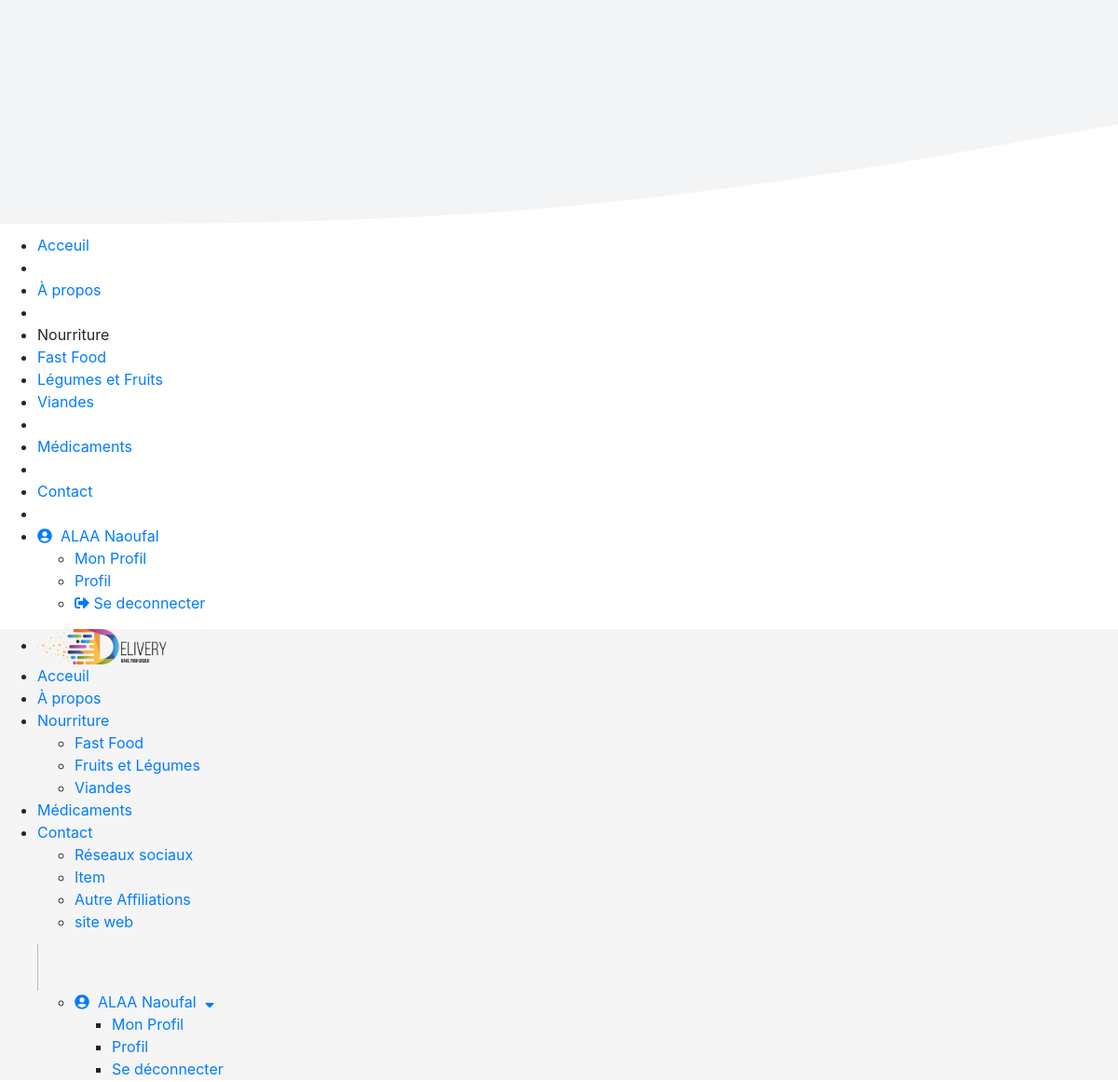
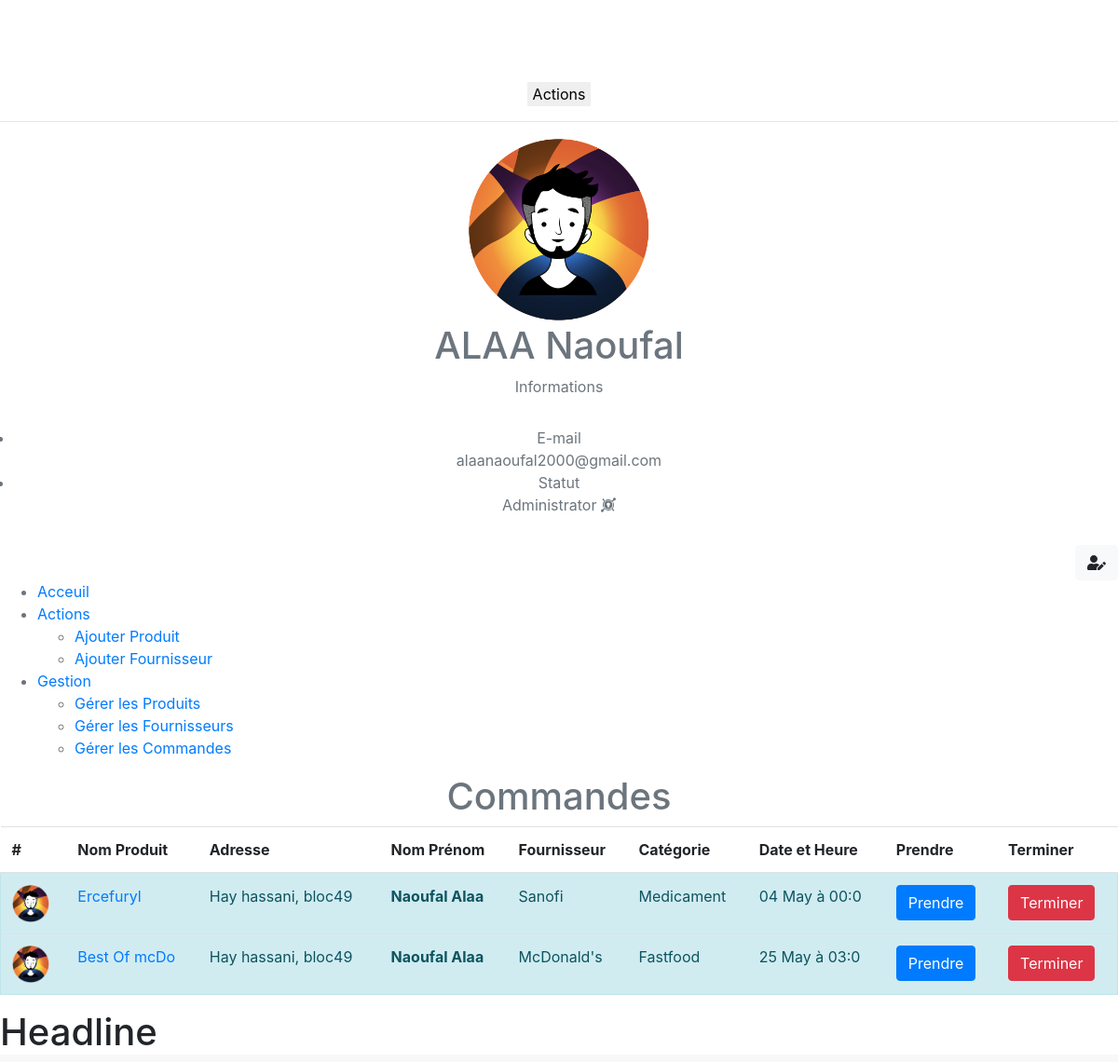
Screenshot of /admin/profile.php?id=2 (signed in) with the database file from the repository (2 pictures, top to bottom).
### tables this page shows
CREATE TABLE `commandes` (
  `id_pannier` int(11) NOT NULL,
  `id_user` int(11) NOT NULL,
  `montant` double NOT NULL,
  `prendre` int(11) DEFAULT 0,
  `terminer` int(11) DEFAULT 0,
  `date_time_commande` datetime NOT NULL,
  `fini` int(11) DEFAULT 0
);

CREATE TABLE `user` (
  `id` int(11) NOT NULL,
  `email` varchar(100) NOT NULL,
  `phone` text NOT NULL,
  `nom` text NOT NULL,
  `prenom` text NOT NULL,
  `age` float NOT NULL,
  `date_naiss` datetime NOT NULL,
  `adresse` text NOT NULL,
  `commandes` int(11) NOT NULL DEFAULT 0,
  `pannier` int(11) NOT NULL DEFAULT 0,
  `cat` varchar(4) NOT NULL DEFAULT 'user',
  `date_creation` datetime NOT NULL,
  `password` text NOT NULL,
  `sexe` text NOT NULL,
  `avatar` text NOT NULL
);

CREATE TABLE `produits` (
  `id_prod` int(11) NOT NULL,
  `nom_produit` text NOT NULL,
  `descript` text NOT NULL,
  `prix` float NOT NULL,
  `nom_f` varchar(30) NOT NULL,
  `nbr_commande` int(11) NOT NULL DEFAULT 0,
  `date_ajout` datetime NOT NULL,
  `cat` text NOT NULL,
  `ration` int(11) NOT NULL DEFAULT 1
);

### admin/profile.php (the view, shortened to what this page needs)
<?php
if(empty($_SESSION['id']) OR empty($_SESSION['cat'])){
    header('location: index.php');
}
else{
    $bdd = new PDO('mysql:host=127.0.0.1;dbname=delivery', 'root', '');
    $getid=$_GET['id'];
    $requser = $bdd->prepare("SELECT * FROM administrateur WHERE id = ?");
      $requser->execute(array($getid));
      $userexist = $requser->rowCount();
    if($userexist==1){
    $admininfo=$bdd->prepare('SELECT * FROM administrateur WHERE id=?');
    $admininfo->execute(array($getid));
    $admin=$admininfo->fetch();
    $name=$admin['nom'].' '.$admin['prenom'];
    $email=$admin['email'];
    $profil='../assets/img/young.png';
?>
<!DOCTYPE html>
<html lang="en">
<head>
    <link rel="stylesheet" href="https://cdnjs.cloudflare.com/ajax/libs/uikit/3.3.7/css/uikit.min.css">
    <link rel="stylesheet" href="https://cdnjs.cloudflare.com/ajax/libs/font-awesome/5.13.0/css/all.min.css">
    <link href="https://stackpath.bootstrapcdn.com/bootstrap/4.4.1/css/bootstrap.min.css" rel="stylesheet">
    <link rel="stylesheet" href="../assets/css/style.css">
</head>
<body>
    <nav class="uk-navbar uk-navbar-container uk-hidden@m" style="z-index: 9999;">
           <a href="#offcanvas-slide" class="uk-button uk-button-default" uk-toggle style="position:abdolute;margin-bottom:-50px;border: 0;">
               <span uk-navbar-toggle-icon></span> <span class="uk-margin-small-left"><img src="../assets/img/delivery.png" width="100px" alt=""></span>
           </a>
           <div id="offcanvas-slide" uk-offcanvas>
           <div class="uk-offcanvas-bar">
               <ul class="uk-nav uk-nav-default">
                   <li><a href="#"><img src="../assets/img/logo.png" width="200px"></a></li>
                   <br>
                   <li class="uk-nav-header"><a href="../index.php">Acceuil</a></li>
                   <li class="uk-nav-divider"></li>
                   <li class="uk-nav-header"><a href="../index.php#propos">À propos</a></li>
                   <li class="uk-nav-divider"></li>
                   <li class="uk-nav-header">Nourriture</li>
                   <li><a href="../produit.php">Fast Food</a></li>
                   <li><a href="../produit.php">Légumes et Fruits</a></li>
                   <li><a href="../produit.php">Viandes</a></li>
                   <li class="uk-nav-divider"></li>
                   <li class="uk-nav-header"><a href="../medicament.php">Médicaments</a></li>
                   <li class="uk-nav-divider"></li>
                   <li class="uk-nav-header"><a href="../contact.php">Contact</a></li>
                   <li class="uk-nav-divider"></li>
               <li>
               <a href="#"><i class="fas fa-user-circle"></i>&nbsp; <?=$name ?></a>
                <div class="uk-navbar-dropdown">
                    <ul class="uk-nav uk-navbar-dropdown-nav">
                        <li class="uk-active"><a href="#">Mon Profil</a></li>
                        <li><a href="profile.php?id=<?=$_SESSION['id']?>"><span uk-icon="icon: cog; ratio: 2"></span></i> Profil</a></li>
                        <li><a href="../deconnexion.php?id=<?=$_SESSION['id']?>"><i class="fas fa-sign-out-alt"></i> Se deconnecter</a></li>
                        </ul>
                </div>
                </li>
        </ul>
           </div>
       </div>
   </nav>
    <div uk-sticky="sel-target: .uk-navbar-container; cls-active: uk-navbar-sticky; bottom: #transparent-sticky-navbar">
        <nav class="uk-navbar-container uk-navbar-default uk-visible@m" uk-navbar="mode: click" style="background-color: rgba(241,241,241,0.7)">
        <div class="uk-navbar-center">
                    <ul class="uk-navbar-nav">
                    <li><a href="#"><img src="../assets/img/delivery.png" width="150px"></a></li>
                    <li><a href="../index.php">Acceuil</a></li>
                        <li><a href="../index.php#propos">À propos</a></li>
                        <li>
                            <a href="#">Nourriture</a>
                            <div class="uk-navbar-dropdown">
                                <ul class="uk-nav uk-navbar-dropdown-nav">
                                    <li><a href="../produit.php">Fast Food</a></li>
                                    <li><a href="../produit.php">Fruits et Légumes</a></li>
                                    <li><a href="../produit.php">Viandes</a></li>
                                </ul>
                            </div>
                        </li>
                        <li><a href="../medicament.php">Médicaments</a></li>
                        <li>
                <a href="">Contact</a>
                <div class="uk-navbar-dropdown uk-navbar-dropdown-width-2">
                        <div class="uk-navbar-dropdown-grid uk-child-width-1-2" uk-grid>
                            <div>
                                <ul class="uk-nav uk-navbar-dropdown-nav">
                                    <li class="uk-active"><a href="#">Réseaux sociaux</a></li>
                                    <li><a href="#">Item</a></li>
                                </ul>
                            </div>
                            <div>
                                <ul class="uk-nav uk-navbar-dropdown-nav">
                                    <li class="uk-active"><a href="#">Autre Affiliations</a></li>
                                    <li><a href="#">site web</a></li>
                                </ul>
                            </div>
                        </div>
                    </div>
            </li>
        <div style="border-left:1px grey solid;height:50px;margin-top:12px;opacity:0.5"></div>
                <div class="uk-navbar-right">
                <ul class="uk-navbar-nav">
                    <li  class="uk-active">
                    <a href="#"><i class="fas fa-user-circle"></i>&nbsp; <?=$name ?> &nbsp;<i class="fas fa-sort-down"></i></a>
                <div class="uk-navbar-dropdown uk-width-large">
                    <ul class="uk-nav uk-navbar-dropdown-nav">
                        <li class="uk-active"><a href="#">Mon Profil</a></li>
                        <li><a href="profile.php?id=<?=$_SESSION['id']?>">Profil</a></li>
                        <li><a href="deconnexion.php">Se déconnecter</a></li>
                    </ul>
                </div>
                    </li>
                </ul>
            </div>
                        </ul>
                    </div>
                </nav>
        </div>
<br>
<svg xmlns="http://www.w3.org/2000/svg" viewBox="0 0 1440 320" style="position:absolute;top:0px"><path fill="#f3f4f5" fill-opacity="1" d="M0,288L120,288C240,288,480,288,720,266.7C960,245,1200,203,1320,181.3L1440,160L1440,0L1320,0C1200,0,960,0,720,0C480,0,240,0,120,0L0,0Z"></path></svg>
<div class="uk-grid-divider uk-child-width-expand@s text-muted" style="margin-top:50px" uk-grid="parallax: 50">
    <div align="center" class="uk-width-auto@m">
        <button align="left" class="uk-button uk-button-default uk-margin-small-right" style="border:0;" type="button" uk-toggle="target: #offcanvas-nav-primary"><span uk-icon="menu"></span> Actions</button>
        <hr class="uk-divider-small">
        <div class="uk-width-auto">
                <img class="uk-border-circle" width="200" height="200" src="<?=$profil?>">
        </div>
        <h1 class="uk-text-lead"><?=$name?></h1>
        <p>Informations</p>
        <ul class="uk-list uk-list-divider" style="padding:15px">
            <li>
                <div class="uk-grid-small" uk-grid>
                    <div class="uk-width-expand" uk-leader>E-mail</div>
                    <div><?=$email?></div>
                </div>
            </li>
            <li>
                <div class="uk-grid-small" uk-grid>
                    <div class="uk-width-expand" uk-leader>Statut</div>
                    <div>Administrator <i class="fab fa-keycdn"></i></div>
                </div>
            </li>
        </ul>
        <?php
            if($getid==$_SESSION['id']){
        ?>
            <div align="right">
                <a href="modify.php?id=<?=$_SESSION['id'] ?>" class="btn btn-light"><i class="fas fa-user-edit"></i></a>
            </div>
            <div id="offcanvas-nav-primary" class="uk-dark" uk-offcanvas="overlay: true" align="left">
                <div align="left" class="uk-offcanvas-bar uk-flex uk-flex-column">
                    <ul class="uk-nav uk-nav-primary uk-margin-auto-vertical" align="left">
                        <li class="uk-active"><a href="profile.php?id=<?=$_SESSION['id'] ?>"><span uk-icon="chevron-right"></span> Acceuil</a></li>
                        <li class="uk-parent">
                            <a href="#">Actions</a>
                            <ul class="uk-nav-sub">
                                <li><a href="ajouterprod.php"><span uk-icon="plus"></span> Ajouter Produit</a></li>
                                <li><a href="ajouterfour.php"><span uk-icon="plus"></span> Ajouter Fournisseur</a></li>
                            </ul>
                        </li>
                        <li class="uk-parent">
                            <a href="#">Gestion</a>
                            <ul class="uk-nav-sub">
                                <li><a href="produits.php"><span uk-icon="pencil"></span> Gérer les Produits</a></li>
                                <li><a href="fournisseur.php"><span uk-icon="pencil"></span> Gérer les Fournisseurs</a></li>
                                <li><a href="commandes.php"><span uk-icon="pencil"></span> Gérer les Commandes</a></li>
                            </ul>
                        </li>
                    </ul>
                </div>
            </div>
        <?php }?>
    </div>
    <div align="center" class="uk-width-expand@m">
        <h1 class="uk-text-lead">Commandes <span class="uk-label uk-label-success"></span></h1>
        <div class="table-responsive">
                <table class="table table-hover">
                    <thead>
                        <tr>
                        <th scope="col">#</th>
                        <th scope="col">Nom Produit</th>
                        <th scope="col">Adresse</th>
                        <th scope="col">Nom Prénom</th>
                        <th scope="col">Fournisseur</th>
                        <th scope="col">Catégorie</th>
                        <th scope="col">Date et Heure</th>
                        <th scope="col">Prendre</th>
                        <th scope="col">Terminer</th>
                        </tr>
                    </thead>
                    <tbody>
                    <?php
                        $commandes=$bdd->query('SELECT * FROM commandes WHERE terminer=0');
                        while($co=$commandes->fetch()){
                            $time=strtotime($co['date_time_commande']);
                            $userid=$co['id_user'];
                            $userinfo=$bdd->prepare('SELECT * FROM user WHERE id=?');
                            $userinfo->execute(array($userid));
                            $user=$userinfo->fetch();
                            $username=$user['prenom'].' '.$user['nom'];
                            $useraddress=$user['adresse'];
                            $avatar=$user['avatar'];
                            $pannierid=$co['id_pannier'];
                            $pannierfetch=$bdd->prepare('SELECT * FROM pannier WHERE id_user=? AND id_pannier=?');
                            $pannierfetch->execute(array($userid,$pannierid));
                            $p=$pannierfetch->fetch();
                            $prodid=$p['id_prod'];
                            $produit=$bdd->prepare('SELECT * FROM produits WHERE id_prod=?');
                            $produit->execute(array($prodid));
                            $prod=$produit->fetch();
                            $productname=$prod['nom_produit'];
                            $categorie=$prod['cat'];
                            $nomf=$prod['nom_f'];
                            if($co['prendre']==0){
                                echo '<tr class="alert alert-info">';
                            }
                            else{
                    ?>
                        <tr><?php }?>
                        <th scope="row"><img class="uk-preserve-width uk-border-circle" src="../assets/img/<?=$avatar ?>" width="40" alt=""></th>
                        <td><a href="../produit.php"><?=$productname ?></a></td>
                        <td><?=$useraddress ?></td>
                        <td><strong><?=$username ?></strong></td>
                        <td><?=$nomf ?></td>
                        <td><?=$categorie ?></td>
                    <td><?=date("d M à H:I", $time) ?></td>
                        <td><a href="validate.php?id_pannier=<?=$pannierid ?>" class="btn btn-primary">Prendre</a></td>
                        <td><a href="terminer.php?id_pannier=<?=$pannierid ?>" class="btn btn-danger">Terminer</a></td>
                        </tr>
                        <?php }?>
                    </tbody>
            </table>
        </div>
    </div>
</div>
<div class="uk-height-large uk-background-cover uk-light uk-flex uk-flex-top" uk-parallax="bgy: -200" style="background-image: url('images/dark.jpg');">
    <h1 class="uk-width-1-2@m uk-text-center uk-margin-auto uk-margin-auto-vertical" uk-parallax="y: 100,0">Headline</h1>
</div>
</body>
</html>
<?php }
else{
    header('location:index.php');
}
}
?>

### loader.php (style rules this page uses)
html { -webkit-font-smoothing: antialiased; background:#F8F8F8 }
* { box-sizing: border-box; }
*:before, *:after { box-sizing: border-box; }

### rows the page displays
commandes: user.avatar (picture), produits.nom_produit "Ercefuryl", user.adresse "Hay hassani, bloc49", user.prenom+nom "Naoufal Alaa", produits.nom_f "Sanofi", produits.cat "Medicament", date_time_commande "04 May à 00:0"
commandes: user.avatar (picture), produits.nom_produit "Best Of mcDo", user.adresse "Hay hassani, bloc49", user.prenom+nom "Naoufal Alaa", produits.nom_f "McDonald's", produits.cat "Fastfood", date_time_commande "25 May à 03:0"

### other values shown
$name "ALAA Naoufal"
$email "alaanaoufal2000@gmail.com"
